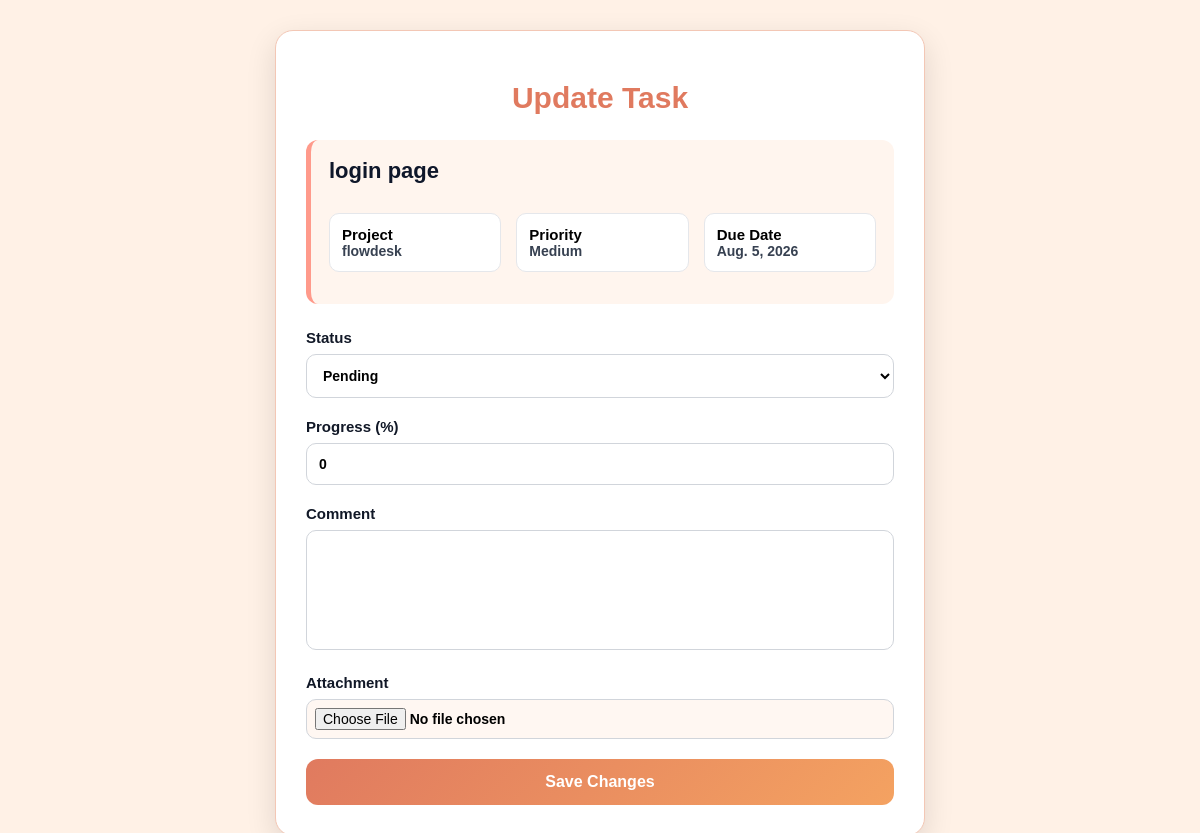
/tasks/update/7/ (signed in), run on the app's committed database.
### tasks/models.py (models this page shows, shortened)
class Task(models.Model):
    PRIORITY = [
        ("Low", "Low"),
        ("Medium", "Medium"),
        ("High", "High"),
    ]
    STATUS = [
        ("Pending", "Pending"),
        ("In Progress", "In Progress"),
        ("Review", "Review"),
        ("Completed", "Completed"),
    ]
    APPROVAL_STATUS = [
        ("Pending", "Pending"),
        ("Approved", "Approved"),
        ("Rejected", "Rejected"),
    ]
    project = models.ForeignKey(
        Project,
        on_delete=models.CASCADE,
        related_name="project_tasks",
        null=True,
        blank=True
    )
    employee = models.ForeignKey(
        Employee,
        on_delete=models.CASCADE,
        related_name="employee_tasks"
    )
    assigned_by = models.ForeignKey(
        User,
        on_delete=models.SET_NULL,
        null=True,
        blank=True,
        related_name="created_tasks"
    )
    title = models.CharField(
        max_length=200
    )
    description = models.TextField(
        blank=True,
        null=True
    )
    priority = models.CharField(
        max_length=20,
        choices=PRIORITY,
        default="Medium"
    )
    status = models.CharField(
        max_length=30,
        choices=STATUS,
        default="Pending"
    )
    due_date = models.DateField()
    start_time = models.TimeField(
        blank=True,
        null=True
    )
    end_time = models.TimeField(
        blank=True,
        null=True
    )
    progress = models.PositiveIntegerField(
        default=0,
        validators=[
            MaxValueValidator(100)
        ]
    )
    employee_comment = models.TextField(
        blank=True,
        null=True
    )
    attachment = models.FileField(
        upload_to="task_files/",
        blank=True,
        null=True
    )
    approval_status = models.CharField(
        max_length=20,
        choices=APPROVAL_STATUS,
        default="Pending"
    )
    manager_comment = models.TextField(
        blank=True,
        null=True
    )
    approved_at = models.DateTimeField(
        blank=True,
        null=True
    )
    created_at = models.DateTimeField(
        auto_now_add=True
    )
    updated_at = models.DateTimeField(
        auto_now=True
    )
    class Meta:
        ordering = [
            "due_date"
        ]
        verbose_name = "Task"
        verbose_name_plural = "Tasks"

### projects/models.py (models this page shows, shortened)
class Project(models.Model):
    STATUS_CHOICES = (
        ('pending', 'Pending'),
        ('in_progress', 'In Progress'),
        ('completed', 'Completed'),
    )
    PROJECT_TYPE = (
        ('Project', 'Project'),
        ('Task', 'Task'),
    )
    project_type = models.CharField(
        max_length=20,
        choices=PROJECT_TYPE,
        default='Project'
    )
    project_name = models.CharField(max_length=200)
    description = models.TextField(
        blank=True,
        null=True
    )
    employee = models.ForeignKey(
        User,
        on_delete=models.CASCADE,
        related_name="projects",
        null=True,
        blank=True,
    )
    role = models.CharField(
        max_length=100,
        null=True,
        blank=True,
    )
    progress = models.IntegerField(default=0)
    status = models.CharField(
        max_length=20,
        choices=STATUS_CHOICES,
        default='pending'
    )
    start_date = models.DateField()
    end_date = models.DateField(
        blank=True,
        null=True
    )
    created_at = models.DateTimeField(
        default=timezone.now
    )

### tasks/views.py (the view)
@login_required(login_url="login")
def update_task(request, pk):
    employee = get_object_or_404(
        Employee,
        user=request.user
    )
    task = get_object_or_404(
        Task,
        pk=pk,
        employee=employee
    )
    if request.method == "POST":
        form = TaskUpdateForm(
            request.POST,
            request.FILES,
            instance=task
        )
        if form.is_valid():
            task = form.save(
                commit=False
            )
            if task.status == "Review":
                task.approval_status = "Pending"
            if task.status == "Completed":
                task.progress = 100
            task.save()
            messages.success(
                request,
                "Task updated successfully."
            )
            return redirect(
                "mytask"
            )
    else:
        form = TaskUpdateForm(
            instance=task
        )
    return render(
        request,
        "tasks/update_task.html",
        {
            "form":form,
            "task":task
        }
    )

### tasks/forms.py
class TaskUpdateForm(forms.ModelForm):
    class Meta:
        model = Task
        fields = [
            "status",
            "progress",
            "employee_comment",
            "attachment"
        ]
        widgets = {
            "status": forms.Select(attrs={
                "class": "form-control"
            }),
            "progress": forms.NumberInput(attrs={
                "class": "form-control",
                "min": 0,
                "max": 100
            }),
            "employee_comment": forms.Textarea(attrs={
                "class": "form-control",
                "rows": 4
            }),
        }

### tasks/templates/tasks/update_task.html (shortened to what this page needs)
{% load static %}
<!DOCTYPE html>
<html lang="en">
<head>
    <link rel="stylesheet" href="{% static 'tasks/css/style1.css' %}">
</head>
<body>
<div class="container">
    <div class="card">
        <h1>Update Task</h1>
        <div class="task-info">
            <h2>{{ task.title }}</h2>
            <div class="info-grid">
                <p><strong>Project</strong><br>{{ task.project.project_name }}</p>
                <p><strong>Priority</strong><br>{{ task.priority }}</p>
                <p><strong>Due Date</strong><br>{{ task.due_date }}</p>
            </div>
        </div>
        <form method="POST" enctype="multipart/form-data">
            <div class="form-group">
                <label>Status</label>
                {{ form.status }}
            </div>
            <div class="form-group">
                <label>Progress (%)</label>
                {{ form.progress }}
            </div>
            <div class="form-group">
                <label>Comment</label>
                {{ form.employee_comment }}
            </div>
            <div class="form-group">
                <label>Attachment</label>
                {{ form.attachment }}
            </div>
            <button type="submit" class="save-btn">
                Save Changes
            </button>
        </form>
    </div>
</div>
</body>
</html>

### tasks/static/tasks/css/style1.css (style rules this page uses)
* { box-sizing: border-box; }
body { margin: 0; padding: 0; font-family: Arial, sans-serif; background: #FFF1E6; color: #111827; }
.container { min-height: 100vh; display: flex; justify-content: center; align-items: center; padding: 30px; }
.card { width: 650px; background: #ffffff; border-radius: 18px; padding: 30px; box-shadow: 0 10px 30px rgba(0,0,0,0.12); border: 1px solid #f3c7b5; }
.card h1 { text-align: center; margin-bottom: 25px; color: #e07a5f; font-size: 30px; font-weight: 800; }
.task-info { background: #FFF5EE; border-left: 5px solid #ff9a8b; padding: 18px; border-radius: 12px; margin-bottom: 25px; }
.task-info h2 { margin: 0 0 15px; color: #0f172a; font-size: 22px; font-weight: 800; }
.info-grid { display: grid; grid-template-columns: repeat(3, 1fr); gap: 15px; }
.info-grid p { background: #ffffff; padding: 12px; border-radius: 10px; border: 1px solid #e5e7eb; font-size: 14px; color: #374151; font-weight: 600; }
.info-grid strong { color: #000000; font-size: 15px; }
.form-group { margin-bottom: 20px; }
.form-group label { display: block; margin-bottom: 8px; color: #111827; font-weight: 800; font-size: 15px; }
.form-group input, .form-group select, .form-group textarea { width: 100%; padding: 12px; border-radius: 10px; border: 1px solid #d1d5db; outline: none; font-size: 14px; background: #ffffff; color: #000000; font-weight: 600; transition: 0.3s; }
.form-group textarea { height: 120px; resize: none; }
.form-group input[type="file"] { padding: 8px; background: #fff7f2; }
.save-btn { width: 100%; padding: 14px; border: none; border-radius: 12px; background: linear-gradient( 135deg, #e07a5f, #f4a261 ); color: white; font-size: 16px; font-weight: 800; cursor: pointer; transition: 0.3s; }

### data on the page
Task: title "login page", project.project_name "flowdesk", priority "Medium", due_date "Aug. 5, 2026", status "Pending", progress "0"
